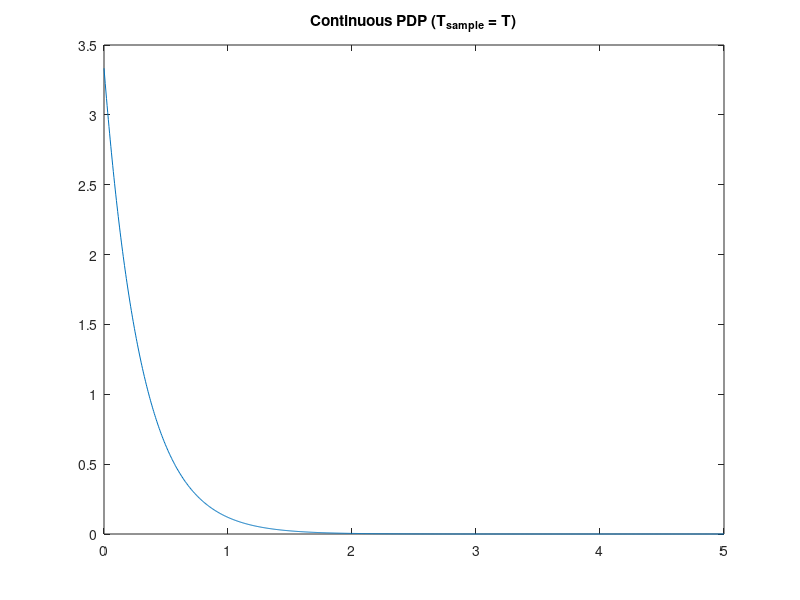
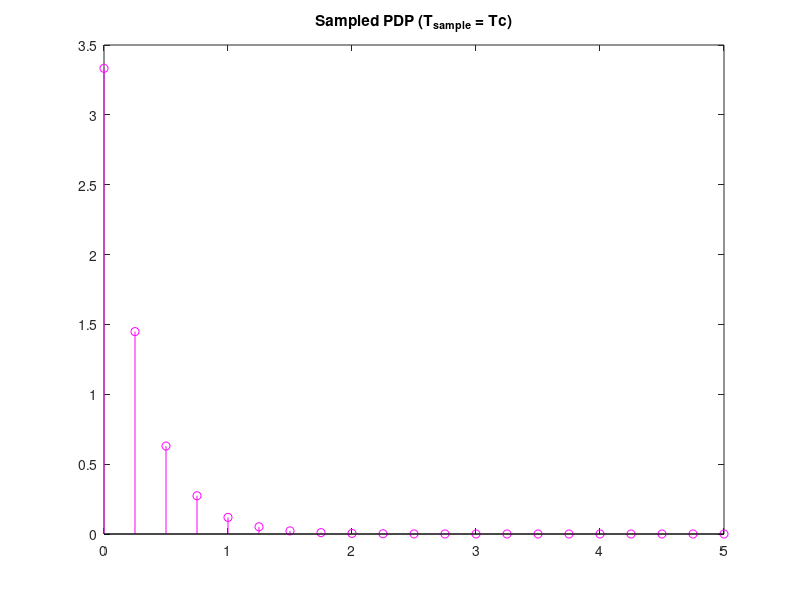

These charts were generated, in order, by the following MATLAB code:
clear all
close all
T = 1;      % Sampling time before interpolation
tau_rms = 0.3*T;       
tau = linspace(0, 5, 1000);
PDP_continuous = exp(-tau/tau_rms)./tau_rms;
figure
plot(tau, PDP_continuous);
title('Continuous PDP (T_{sample} = T)');
%I'll now sample the "continuous" PDP
Tc = (0.25*T);      %New sampling time
tau = 0:Tc:5;
PDP_sampled = exp(-tau/tau_rms)./tau_rms;
figure
stem(tau, PDP_sampled, 'm');
title('Sampled PDP (T_{sample} = Tc)');